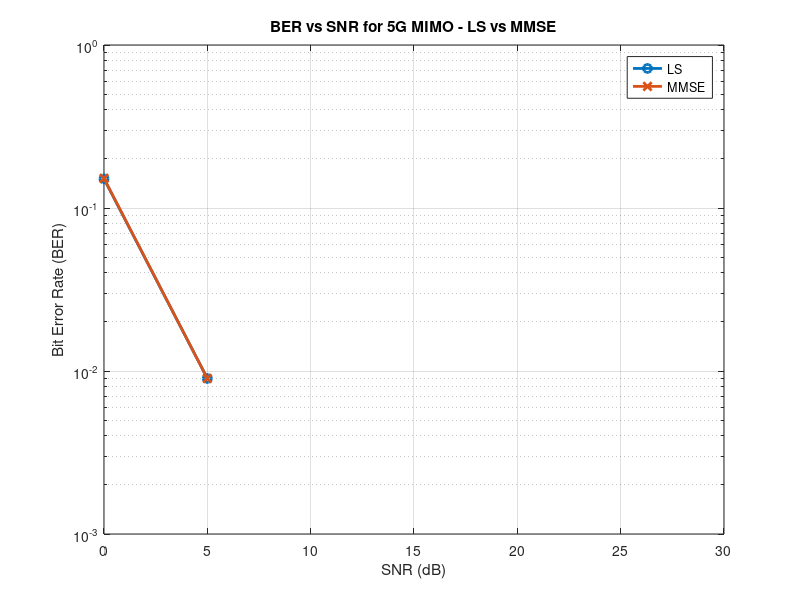
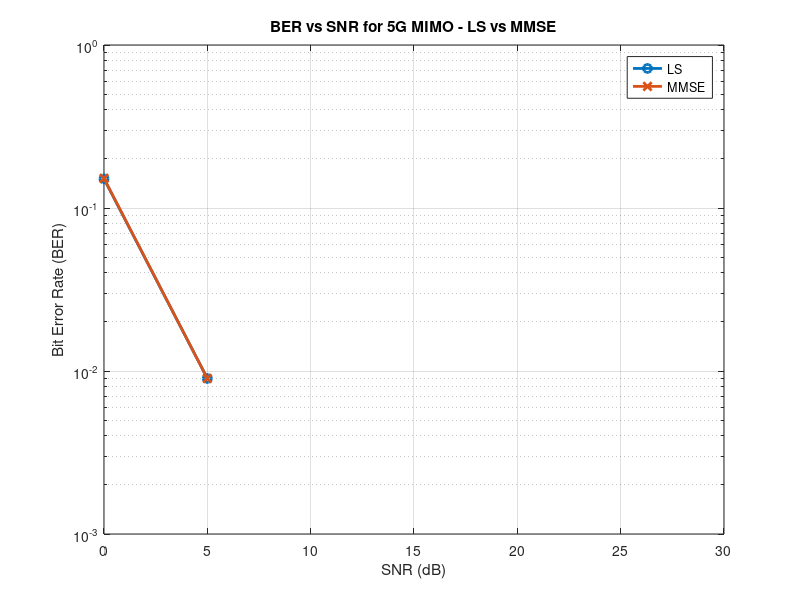

Reproduce these figures in MATLAB, in order.
%% 5G MIMO Channel Estimation - Part 1
clc; clear; close all;

%% Step 0: Parameters
N = 1000;        % Total number of bits
Nt = 2;          % Number of transmit antennas
Nr = 2;          % Number of receive antennas
M = 4;           % QPSK modulation
SNR_dB = 0:5:30; % SNR range in dB

%% Step 1: Generate random bits
bits = randi([0 1], N, 1);

%% Step 2: Map bits to QPSK symbols
symbols = pskmod(bits, M, pi/4);

%% Step 3: Reshape symbols for MIMO
numSymbolsPerAntenna = length(symbols)/Nt;
X = reshape(symbols, Nt, numSymbolsPerAntenna);  % Nt x (numSymbols/Nt)

%% Step 4: Define Rayleigh MIMO channel
H = (randn(Nr,Nt) + 1i*randn(Nr,Nt))/sqrt(2);    % Nr x Nt

%% Step 5: Initialize arrays to store BER
BER_LS_arr = zeros(size(SNR_dB));
BER_MMSE_arr = zeros(size(SNR_dB));

%% Step 6: Loop over SNR values
for i = 1:length(SNR_dB)
    % Add AWGN noise
    snr = SNR_dB(i);
    noiseVar = 10^(-snr/10);
    noise = sqrt(noiseVar/2)*(randn(Nr,size(X,2)) + 1i*randn(Nr,size(X,2)));

    % Received signal
    Y = H*X + noise;  % Nr x numSymbolsPerAntenna

    % LS Channel Estimation
    H_LS = Y * pinv(X);  % Nr x Nt

    % MMSE Channel Estimation
    R_H = eye(Nt);       % Nt x Nt covariance
    sigma2 = noiseVar;
    H_MMSE = Y * X' * inv(X*X' + sigma2*eye(Nt)); % Nr x Nt

    %% Step 7: Equalization & Demodulation
    % LS Equalization
    eq_LS = pinv(H_LS)*Y;
    bits_hat_LS = pskdemod(eq_LS(:), M, pi/4);

    % MMSE Equalization
    eq_MMSE = pinv(H_MMSE)*Y;
    bits_hat_MMSE = pskdemod(eq_MMSE(:), M, pi/4);

    %% Step 8: BER Calculation
    BER_LS_arr(i) = sum(bits ~= bits_hat_LS)/N;
    BER_MMSE_arr(i) = sum(bits ~= bits_hat_MMSE)/N;
end

%% Step 9: Plot BER vs SNR
figure;
semilogy(SNR_dB, BER_LS_arr, '-o','LineWidth',2); hold on;
semilogy(SNR_dB, BER_MMSE_arr, '-x','LineWidth',2);
xlabel('SNR (dB)'); ylabel('Bit Error Rate (BER)');
title('BER vs SNR for 5G MIMO - LS vs MMSE');
legend('LS','MMSE'); grid on;

%% Step 10: Display final estimated channels (for verification)
disp('Actual Channel H:'); disp(H);
disp('LS Estimated Channel H_LS:'); disp(H_LS);
disp('MMSE Estimated Channel H_MMSE:'); disp(H_MMSE);

%% Step 11: Save results
save('Part1_Results.mat','BER_LS_arr','BER_MMSE_arr','H','H_LS','H_MMSE');
saveas(gcf,'BER_vs_SNR.png');
saveas(gcf,'BER_vs_SNR.fig');
